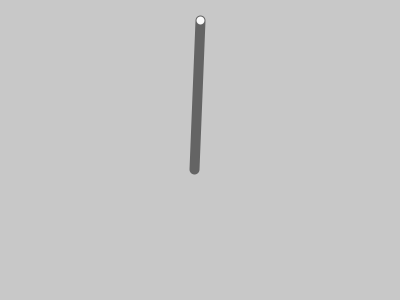
Frame 1 (no input)
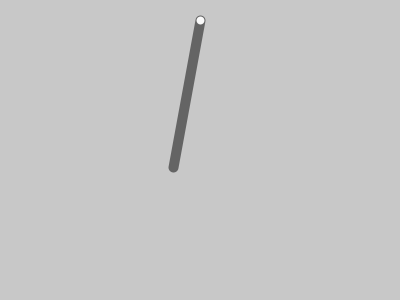
Frame 60 (the mouse pressed at the canvas centre just before this capture)
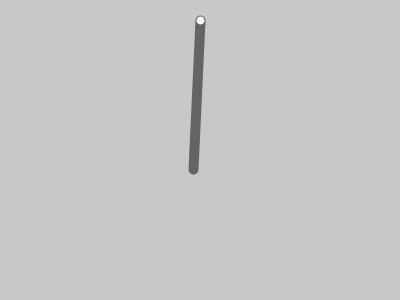
Frame 120 (the mouse held since frame 60 and released just before this capture)

The Processing sketch that drew these frames (run headless with seeded random() and noise(); from frame 60 on, the mouse is pressed at the canvas centre):

// Processing sketch: processing_122101
// ── processing_122101.pde

float period = 5;
float amplitude = 10;

void setup()
{
  size(400,300);
}

void draw()
{
  background(200);
  translate(width/2,20);
  float angle = motion();
  rotate(angle);
  pendulum();
}

void pendulum()
{
  stroke(100);
  strokeWeight(10);
  line(0,0,0,150);
  stroke(250);
  strokeWeight(8);
  point(0,0);
}

float motion()
{
  float time = norm(millis(),0,1000);
  float fraction = norm(time,0,period);
  float shm = sin(fraction*TWO_PI);
  float angle = amplitude*shm;
  return radians(angle);
}
